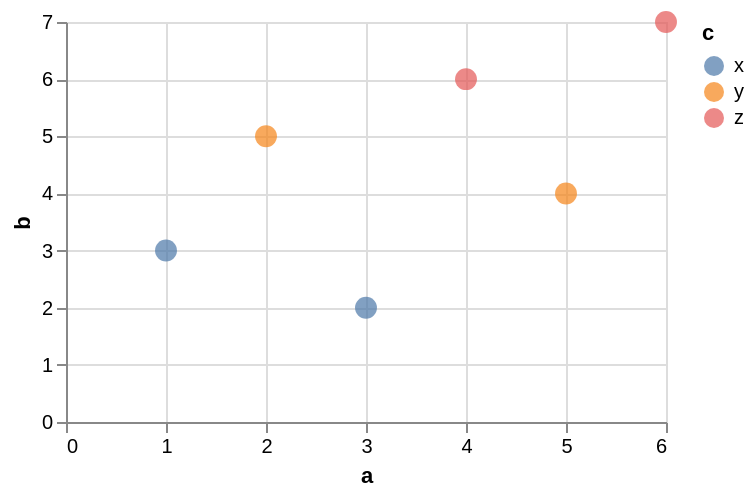

Here is the Vega-Lite specification saved for this chart:
### Vega-Lite specification from a JSON file in a GitHub repository (floating-point values rounded to 4 significant figures)
{"$schema": "https://vega.github.io/schema/vega-lite/v6.json", "data": {"values": [{"a": 1, "b": 3, "c": "x", "d": "2020-01-01"}, {"a": 2, "b": 5, "c": "y", "d": "2020-03-01"}, {"a": 3, "b": 2, "c": "x", "d": "2020-06-01"}, {"a": 4, "b": 6, "c": "z", "d": "2020-09-01"}, {"a": 5, "b": 4, "c": "y", "d": "2021-01-01"}, {"a": 6, "b": 7, "c": "z", "d": "2021-04-01"}]}, "width": 300, "height": 200, "params": [{"name": "pick", "select": {"type": "point", "fields": ["c"]}}], "mark": {"type": "circle", "size": 120}, "encoding": {"x": {"field": "a", "type": "quantitative"}, "y": {"field": "b", "type": "quantitative"}, "color": {"condition": {"param": "pick", "field": "c", "type": "nominal"}, "value": "lightgray"}}}
